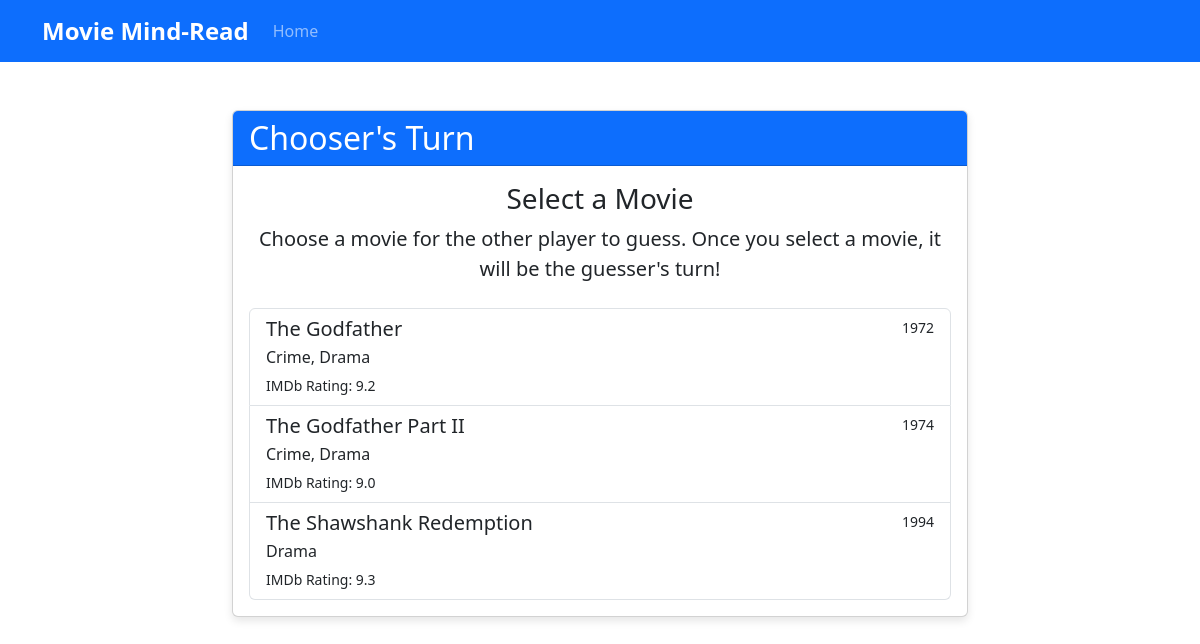
The app's page /choose/ with its own data.
### trivia_game/models.py (models this page shows, shortened)
class Movie(models.Model):
    title = models.CharField(max_length=200)
    release_date = models.IntegerField(
        validators=[
            MinValueValidator(1888),  # First movie ever made
            MaxValueValidator(2030)   # Future releases
        ]
    )
    genre = models.CharField(max_length=100)
    studio = models.ForeignKey(Studio, on_delete=models.SET_NULL, null=True, blank=True)
    director = models.ForeignKey(Director, on_delete=models.SET_NULL, null=True, blank=True)
    actors = models.ManyToManyField(Actor, related_name='movies', blank=True)
    imdb_rating = models.DecimalField(
        max_digits=3,
        decimal_places=1,
        validators=[
            MinValueValidator(0),
            MaxValueValidator(10)
        ]
    )
    class Meta:
        ordering = ['-release_date']

### trivia_game/views.py (the view)
# urls.py: path('choose/', views.choose_movie, name='choose_movie'),
def choose_movie(request):
    if 'game_state' in request.session:
        del request.session['game_state']
    movies = Movie.objects.all().order_by('title')
    return render(request, "trivia_game/choose_movie.html", {
        'movies': movies,
        'phase': 'chooser'
    })

### trivia_game/templates/trivia_game/choose_movie.html
{% extends 'base.html' %}
{% block content %}
<div class="container mt-5">
    <div class="row justify-content-center">
        <div class="col-md-8">
            <div class="card">
                <div class="card-header bg-primary text-white">
                    <h2 class="mb-0">Chooser's Turn</h2>
                </div>
                <div class="card-body">
                    <div class="text-center mb-4">
                        <h3>Select a Movie</h3>
                        <p class="lead">Choose a movie for the other player to guess. Once you select a movie, it will be the guesser's turn!</p>
                    </div>
                    <div class="list-group">
                        {% for movie in movies %}
                            <a href="{% url 'start_game' movie.id %}" class="list-group-item list-group-item-action">
                                <div class="d-flex w-100 justify-content-between">
                                    <h5 class="mb-1">{{ movie.title }}</h5>
                                    <small>{{ movie.release_date }}</small>
                                </div>
                                <p class="mb-1">{{ movie.genre }}</p>
                                <small>IMDb Rating: {{ movie.imdb_rating }}</small>
                            </a>
                        {% empty %}
                            <div class="alert alert-warning">
                                No movies available in the database.
                            </div>
                        {% endfor %}
                    </div>
                </div>
            </div>
        </div>
    </div>
</div>
{% endblock %}

### trivia_game/templates/base.html (shortened to what this page needs)
{% load static %}
<!DOCTYPE html>
<html lang="en">
<head>
    <link href="https://cdn.jsdelivr.net/npm/bootstrap@5.3.0/dist/css/bootstrap.min.css" rel="stylesheet">
</head>
<body>
    <nav class="navbar navbar-expand-lg navbar-dark bg-primary">
        <div class="container">
            <a class="navbar-brand" href="{% url 'index' %}">Movie Mind-Read</a>
            <div class="collapse navbar-collapse" id="navbarNav">
                <ul class="navbar-nav">
                    <li class="nav-item">
                        <a class="nav-link" href="{% url 'index' %}">Home</a>
                    </li>
                </ul>
            </div>
        </div>
    </nav>
    <main>
        {% block content %}
        {% endblock %}
    </main>
</body>
</html>

### trivia_game/templates/base.html (style rules this page uses)
.card { box-shadow: 0 4px 8px rgba(0,0,0,0.1); }
.navbar-brand { font-size: 1.5rem; font-weight: bold; }

### records on screen
Movie: title "The Godfather", release_date "1972", genre "Crime, Drama", imdb_rating "9.2"
Movie: title "The Godfather Part II", release_date "1974", genre "Crime, Drama", imdb_rating "9.0"
Movie: title "The Shawshank Redemption", release_date "1994", genre "Drama", imdb_rating "9.3"
